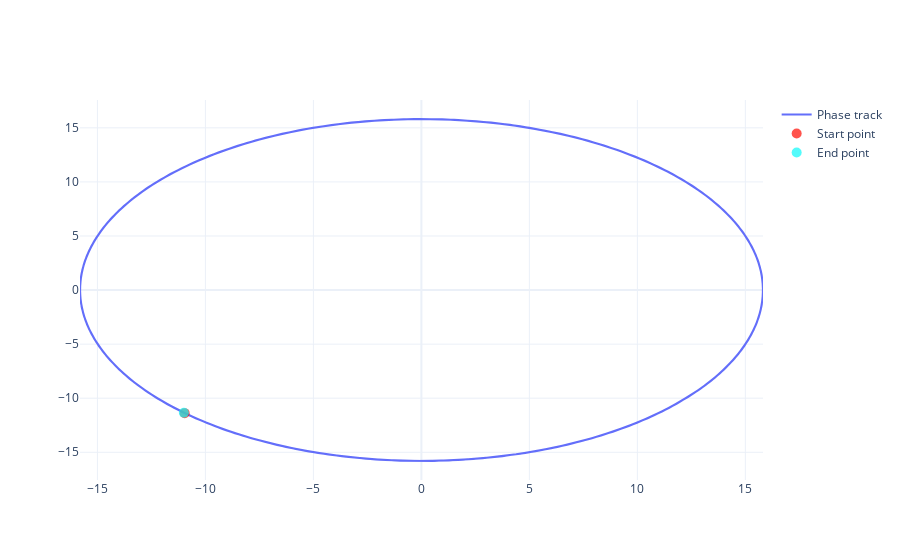

The notebook cell this image was saved under:
### Code cell
plot_phase_track(track1_test)

### Figure 1 — Plotly figure (JSON) as saved in the notebook; plotly's stock layout.template omitted (floating-point values rounded to 4 significant figures; data arrays with more than 128 entries replaced by an {"elided": "..."} marker saying what was removed)
{"data": [{"mode": "lines", "name": "Phase track", "type": "scatter", "x": {"elided": "1500 float values"}, "y": {"elided": "1500 float values"}}, {"marker": {"color": "rgba(255, 10, 0, .7)", "size": 10}, "mode": "markers", "name": "Start point", "type": "scatter", "x": [-10.96], "y": [-11.38]}, {"marker": {"color": "rgba(10, 250, 250, .7)", "size": 10}, "mode": "markers", "name": "End point", "type": "scatter", "x": [-11.0], "y": [-11.35]}], "layout": {}}
